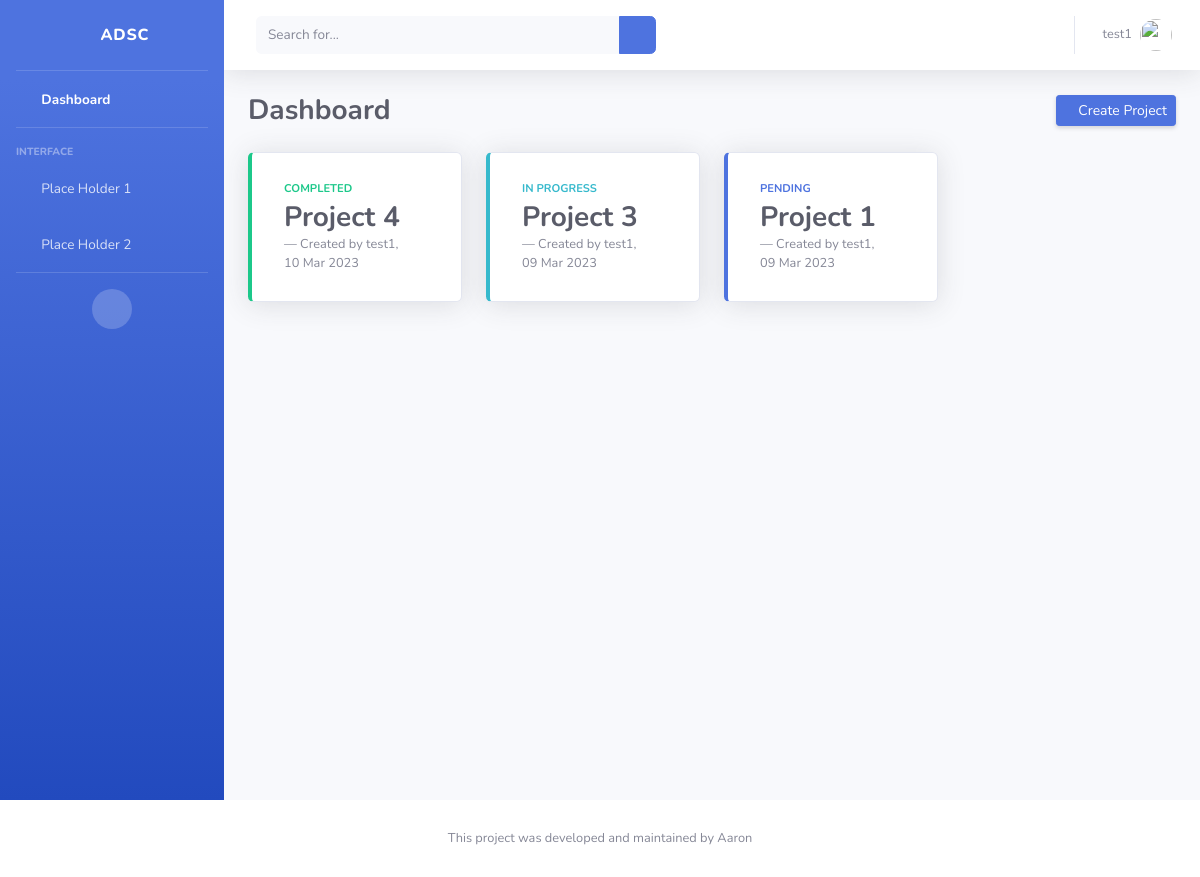
The app's page /dashboard/ (signed in), older data.
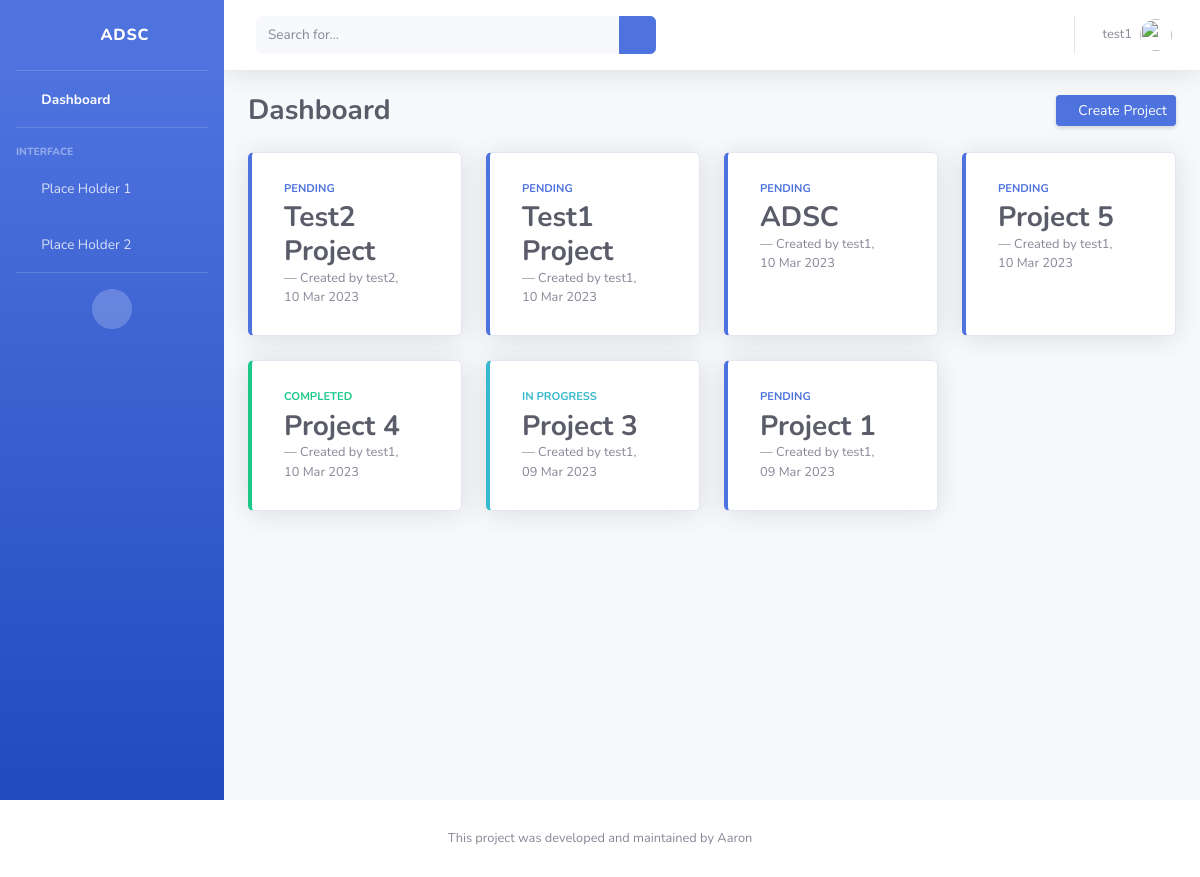
The same page, newer data.
### webapp/models.py (models this page shows, shortened)
class Project(models.Model):
    title = models.CharField(max_length=100)
    description = models.TextField(null=True)
    date_posted = models.DateTimeField(default=timezone.now)
    user = models.ForeignKey(User, on_delete=models.CASCADE)
    TYPE_PROJECT_PENDING = 'PD'
    TYPE_PROJECT_COMPLETED = 'CP'
    TYPE_PROJECT_IN_PROGRESS = 'IP'
    TYPE_PROJECT_DROPPED = 'DP'
    PROJECT_STATUS_CHOICES = [
        (TYPE_PROJECT_PENDING, 'Pending'),
        (TYPE_PROJECT_COMPLETED, 'Completed'),
        (TYPE_PROJECT_IN_PROGRESS, 'In Progress'),
        (TYPE_PROJECT_DROPPED, 'Dropped'),
    ]
    project_status = models.CharField(
        max_length=2,
        choices=PROJECT_STATUS_CHOICES,
        default=TYPE_PROJECT_PENDING,
    )

### webapp/views/dashboard.py (the view)
# urls.py: path('dashboard/', ProjectListView.as_view(), name='dashboard'),
class ProjectListView(LoginRequiredMixin, ListView):
    model = Project
    template_name = 'dashboard/dashboard.html'
    context_object_name = 'projects'
    ordering = ['-date_posted']

### templates/dashboard/dashboard.html (shortened to what this page needs)
{%  extends "core/base.html" %}
{% block content %}
    {% load static %}
    <body id="page-top">
        <div id="wrapper">
            {% include 'core/sidebar.html' %}
            <div id="content-wrapper" class="d-flex flex-column">
                <div id="content">
                    {% include 'core/topbar.html' %}
                    <div class="container-fluid">
                        <div class="d-sm-flex align-items-center justify-content-between mb-4">
                        <h1 class="h3 mb-0 text-gray-800 font-weight-bolder">Dashboard</h1>
                        <a href="{% url 'create-project' %}" class="d-none d-sm-inline-block btn btn-sm btn-primary shadow-sm"><i class="fas fa-download fa-sm text-white-50"></i> Create Project</a>
                    </div>
                        {%  include 'dashboard/project_card.html' %}
                    </div>
                </div>
            </div>
        </div>
{% endblock content %}

### templates/core/base.html (shortened to what this page needs)
{% load static %}
<!DOCTYPE html>
<html lang="en">
<head>
    <link href="{% static 'vendor/fontawesome-free/css/all.min.css' %}" rel="stylesheet" type="text/css">
    <link href="{% static 'css/sb-admin-2.min.css' %}" rel="stylesheet">
</head>
<body>
    {% block content %} {% endblock %}
    {% include 'core/footer.html' %}
</body>
</html>

### templates/core/sidebar.html (shortened to what this page needs)
<ul class="navbar-nav bg-gradient-primary sidebar sidebar-dark accordion" id="accordionSidebar">
    <a class="sidebar-brand d-flex align-items-center justify-content-center" href="{% url 'dashboard' %}">
        <div class="sidebar-brand-icon rotate-n-15">
            <i class="fas fa-laugh-wink"></i>
        </div>
        <div class="sidebar-brand-text mx-3">ADSC</div>
    </a>
    <hr class="sidebar-divider my-0">
    <li class="nav-item active">
        <a class="nav-link" href={% url 'dashboard' %}>
            <i class="fas fa-fw fa-tachometer-alt"></i>
            <span>Dashboard</span></a>
    </li>
    <hr class="sidebar-divider">
    <div class="sidebar-heading">
        Interface
    </div>
    <li class="nav-item">
        <a class="nav-link collapsed" href="#" data-toggle="collapse" data-target="#collapseTwo"
            aria-expanded="true" aria-controls="collapseTwo">
            <i class="fas fa-fw fa-cog"></i>
            <span>Place Holder 1</span>
        </a>
    </li>
    <li class="nav-item">
        <a class="nav-link collapsed" href="#" data-toggle="collapse" data-target="#collapseUtilities"
            aria-expanded="true" aria-controls="collapseUtilities">
            <i class="fas fa-fw fa-wrench"></i>
            <span>Place Holder 2</span>
        </a>
    </li>
    <hr class="sidebar-divider d-none d-md-block">
    <div class="text-center d-none d-md-inline">
        <button class="rounded-circle border-0" id="sidebarToggle"></button>
    </div>
</ul>

### templates/core/topbar.html (shortened to what this page needs)
{% load static %}
<nav class="navbar navbar-expand navbar-light bg-white topbar mb-4 static-top shadow">
    <form
        class="d-none d-sm-inline-block form-inline mr-auto ml-md-3 my-2 my-md-0 mw-100 navbar-search">
        <div class="input-group">
            <input type="text" class="form-control bg-light border-0 small" placeholder="Search for..."
                aria-label="Search" aria-describedby="basic-addon2">
            <div class="input-group-append">
                <button class="btn btn-primary" type="button">
                    <i class="fas fa-search fa-sm"></i>
                </button>
            </div>
        </div>
    </form>
    <ul class="navbar-nav ml-auto">
        <li class="nav-item dropdown no-arrow">
            <a class="nav-link dropdown-toggle" href="#" id="userDropdown" role="button"
                data-toggle="dropdown" aria-haspopup="true" aria-expanded="false">
                <span class="mr-2 d-none d-lg-inline text-gray-600 small">{{ user.username }}</span>
                <img class="img-profile rounded-circle"
                    src={% static 'img/undraw_profile.svg' %}>
            </a>
        </li>
    </ul>
</nav>

### templates/dashboard/project_card.html
<div class="row">
    {% for project in projects %}
        <div class="col-xl-3 col-md-6 mb-4">
            <a href="{% url 'detail-project' project.id %}"
               class="btn btn-light card shadow h-100 py-2 {% if project.project_status == project.TYPE_PROJECT_PENDING %}
                    border-left-primary
                {% elif project.project_status == project.TYPE_PROJECT_COMPLETED %}
                    border-left-success
                {% elif project.project_status == project.TYPE_PROJECT_IN_PROGRESS %}
                    border-left-info
                {% else %}
                    border-left-danger
                {% endif %}">
                <div class="card-body">
                    <div class="row no-gutters align-items-center">
                        <div class="col text-left">
                            <div class="text-xs font-weight-bold text-uppercase mb-1{% if project.project_status == project.TYPE_PROJECT_PENDING %}
                                text-primary
                            {% elif project.project_status == project.TYPE_PROJECT_COMPLETED %}
                                text-success
                            {% elif project.project_status == project.TYPE_PROJECT_IN_PROGRESS %}
                                text-info
                            {% else %}
                                text-danger
                            {% endif %}">{{ project.get_project_status_display }}
                            </div>
                            <div class="h3 mb-0 font-weight-bold text-gray-800">{{ project.title }}</div>
                            <figcaption class="blockquote-footer">Created by {{ project.user }}, {{ project.date_posted|date:"d M Y" }}</figcaption>
                        </div>
                        <div class="col-auto">
                            <i class="fas fa-calendar fa-2x text-gray-300"></i>
                        </div>
                    </div>
                </div>
            </a>
        </div>
    {% endfor %}
</div>

### templates/core/footer.html
<footer class="sticky-footer bg-white">
    <div class="container my-auto">
        <div class="copyright text-center my-auto">
            <span>This project was developed and maintained by Aaron</span>
        </div>
    </div>
</footer>

Row changes from the older to the newer data that the page shows:
added Project: project_status "PENDING", title "Test2 Project", user "test2", date_posted "10 Mar 2023"
added Project: project_status "PENDING", title "Test1 Project", user "test1", date_posted "10 Mar 2023"
added Project: project_status "PENDING", title "ADSC", user "test1", date_posted "10 Mar 2023"
added Project: project_status "PENDING", title "Project 5", user "test1", date_posted "10 Mar 2023"
